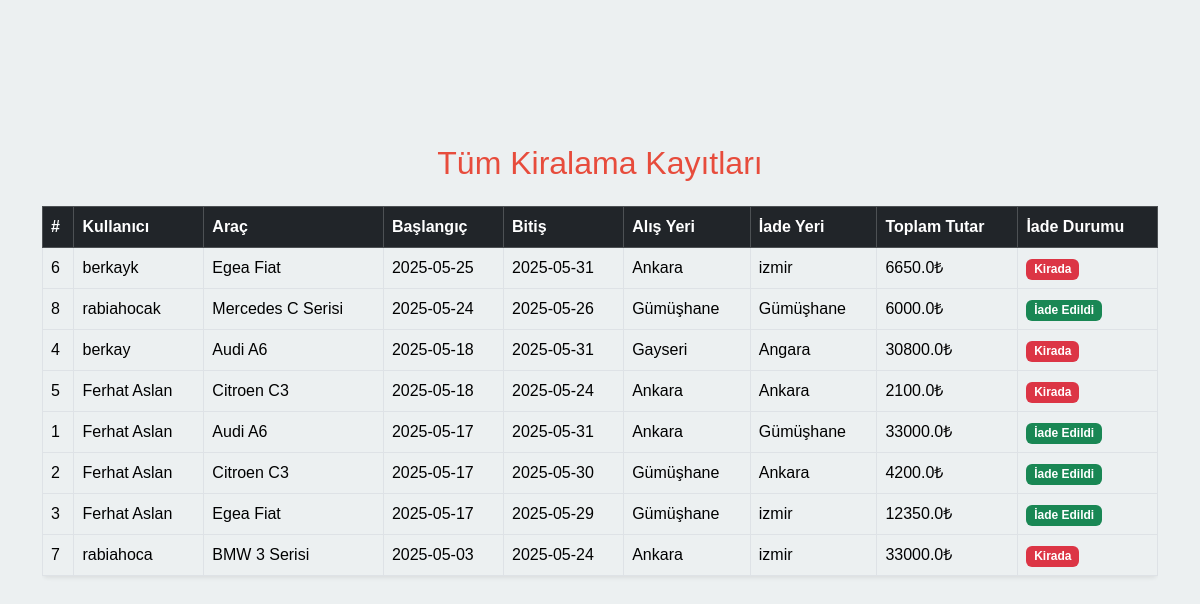
Screenshot of /admin/kiralamalar with the database file from the repository.
### app.py (models this page shows, shortened)
class Reservation(db.Model):
    id = db.Column(db.Integer, primary_key=True)
    user_id = db.Column(db.Integer, db.ForeignKey('user.id'), nullable=False)
    car_id = db.Column(db.Integer, db.ForeignKey('car.id'), nullable=False)
    baslangic_tarihi = db.Column(db.DateTime, nullable=False)
    bitis_tarihi = db.Column(db.DateTime, nullable=False)
    alis_yeri = db.Column(db.String(100), nullable=True)
    iade_yeri = db.Column(db.String(100), nullable=True)
    toplam_tutar = db.Column(db.Float, nullable=True)
    iade_edildi = db.Column(db.Boolean, default=False)

class User(db.Model):
    id = db.Column(db.Integer, primary_key=True)
    username = db.Column(db.String(80), unique=True, nullable=False)
    email = db.Column(db.String(120), unique=True, nullable=False)
    password_hash = db.Column(db.String(128), nullable=False)
    full_name = db.Column(db.String(120), nullable=True)
    phone = db.Column(db.String(30), nullable=True)
    city = db.Column(db.String(50), nullable=True)
    district = db.Column(db.String(50), nullable=True)
    address = db.Column(db.Text, nullable=True)
    profile_image_url = db.Column(db.String(255), nullable=True)
    role = db.Column(db.String(5), default='user')
    reservations = db.relationship('Reservation', backref='user', lazy=True)

class Car(db.Model):
    id = db.Column(db.Integer, primary_key=True)
    model = db.Column(db.String(80), nullable=False)
    marka = db.Column(db.String(80), nullable=False)
    yil = db.Column(db.Integer)
    fiyat_gunluk = db.Column(db.Float)
    image_filename = db.Column(db.String(255))
    kiralamalar = db.relationship("Reservation", backref="car", lazy=True)

### app.py (the view)
@app.route('/admin/kiralamalar', methods=['GET', 'POST'])
def tum_kiralamalar():
    kiralamalar = Reservation.query.order_by(Reservation.baslangic_tarihi.desc()).all()
    return render_template('kiralamalar_listele.html', kiralamalar=kiralamalar)

### templates/kiralamalar_listele.html (shortened to what this page needs)
{% extends "base.html" %}
{% block content %}
<div class="container mt-5">
    <h2 class="mb-4 text-center text-primary">Tüm Kiralama Kayıtları</h2>
    <div class="table-responsive">
        <table class="table table-hover table-bordered bg-white shadow-sm rounded">
            <thead class="table-dark">
                <tr>
                    <th>#</th>
                    <th>Kullanıcı</th>
                    <th>Araç</th>
                    <th>Başlangıç</th>
                    <th>Bitiş</th>
                    <th>Alış Yeri</th>
                    <th>İade Yeri</th>
                    <th>Toplam Tutar</th>
                    <th>İade Durumu</th>
                </tr>
            </thead>
            <tbody>
                {% for rezervasyon in kiralamalar %}
                <tr>
                    <td>{{ rezervasyon.id }}</td>
                    <td>{{ rezervasyon.user.full_name or rezervasyon.user.username }}</td>
                    <td>{{ rezervasyon.car.marka }} {{ rezervasyon.car.model }}</td>
                    <td>{{ rezervasyon.baslangic_tarihi.strftime('%Y-%m-%d') }}</td>
                    <td>{{ rezervasyon.bitis_tarihi.strftime('%Y-%m-%d') }}</td>
                    <td>{{ rezervasyon.alis_yeri }}</td>
                    <td>{{ rezervasyon.iade_yeri }}</td>
                    <td>{{ rezervasyon.toplam_tutar }}₺</td>
                    <td>
                        {% if rezervasyon.iade_edildi %}
                            <span class="badge bg-success">İade Edildi</span>
                        {% else %}
                            <span class="badge bg-danger">Kirada</span>
                        {% endif %}
                    </td>
                </tr>
                {% endfor %}
            </tbody>
        </table>
    </div>
</div>
{% endblock %}

### static/css/style.css (style rules this page uses)
:root { --bs-primary: #e74c3c; --bs-secondary: #34495e; --bs-warning: #f1c40f; --bs-body-bg: #ecf0f1; --bs-body-color: #2c3e50; }
body { font-family: sans-serif; }
h1, h2, h3, h4, h5, h6, .fw-bold, .navbar-brand { font-family: sans-serif; }
.text-primary { color: var(--bs-primary) !important; }

### rows the page displays
Reservation: id "6", user "berkayk", car.marka "Egea", car.model "Fiat", baslangic_tarihi "2025-05-25", bitis_tarihi "2025-05-31", alis_yeri "Ankara", iade_yeri "izmir", toplam_tutar "6650.0", iade_edildi "Kirada"
Reservation: id "8", user "rabiahocak", car.marka "Mercedes", car.model "C Serisi", baslangic_tarihi "2025-05-24", bitis_tarihi "2025-05-26", alis_yeri "Gümüşhane", iade_yeri "Gümüşhane", toplam_tutar "6000.0", iade_edildi "İade Edildi"
Reservation: id "4", user "berkay", car.marka "Audi", car.model "A6", baslangic_tarihi "2025-05-18", bitis_tarihi "2025-05-31", alis_yeri "Gayseri", iade_yeri "Angara", toplam_tutar "30800.0", iade_edildi "Kirada"
Reservation: id "5", user "Ferhat Aslan", car.marka "Citroen", car.model "C3", baslangic_tarihi "2025-05-18", bitis_tarihi "2025-05-24", alis_yeri "Ankara", iade_yeri "Ankara", toplam_tutar "2100.0", iade_edildi "Kirada"
Reservation: id "1", user "Ferhat Aslan", car.marka "Audi", car.model "A6", baslangic_tarihi "2025-05-17", bitis_tarihi "2025-05-31", alis_yeri "Ankara", iade_yeri "Gümüşhane", toplam_tutar "33000.0", iade_edildi "İade Edildi"
Reservation: id "2", user "Ferhat Aslan", car.marka "Citroen", car.model "C3", baslangic_tarihi "2025-05-17", bitis_tarihi "2025-05-30", alis_yeri "Gümüşhane", iade_yeri "Ankara", toplam_tutar "4200.0", iade_edildi "İade Edildi"
Reservation: id "3", user "Ferhat Aslan", car.marka "Egea", car.model "Fiat", baslangic_tarihi "2025-05-17", bitis_tarihi "2025-05-29", alis_yeri "Gümüşhane", iade_yeri "izmir", toplam_tutar "12350.0", iade_edildi "İade Edildi"
Reservation: id "7", user "rabiahoca", car.marka "BMW", car.model "3 Serisi", baslangic_tarihi "2025-05-03", bitis_tarihi "2025-05-24", alis_yeri "Ankara", iade_yeri "izmir", toplam_tutar "33000.0", iade_edildi "Kirada"
